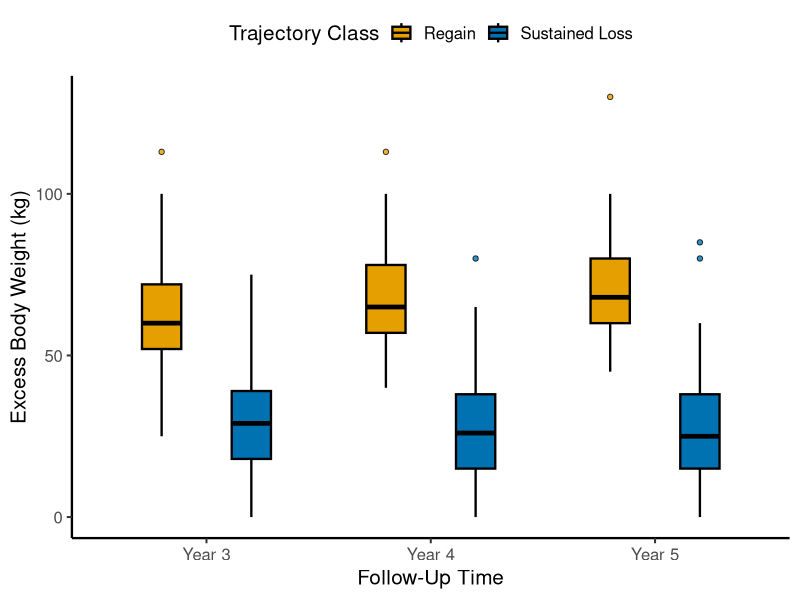

Source code (R):
library(ggplot2)

df = read.csv("data_ebw_cohort.csv", stringsAsFactors = FALSE)

outlier_rows = do.call(rbind, lapply(seq_len(nrow(df)), function(i) {
  outs = df$outliers[i]
  if (is.na(outs) || outs == "") return(NULL)
  vals = as.numeric(strsplit(outs, ";")[[1]])
  data.frame(time = df$time[i], class = as.character(df$class[i]), value = vals)
}))

df$class = as.character(df$class)
df$time_f = factor(df$time)
colors = c("1" = "#E69F00", "2" = "#0072B2")

dodge_width = 0.8
x_levels = levels(df$time_f)
offsets = c("1" = -dodge_width / 4, "2" = dodge_width / 4)
outlier_rows$x_pos = as.numeric(factor(as.character(outlier_rows$time), levels = x_levels)) +
  offsets[as.character(outlier_rows$class)]
outlier_rows$fill_col = colors[as.character(outlier_rows$class)]

p = ggplot(df, aes(x = time_f, fill = class, group = interaction(time_f, class))) +
  geom_boxplot(
    aes(ymin = ymin, lower = lower, middle = middle, upper = upper, ymax = ymax),
    stat = "identity",
    position = position_dodge(width = dodge_width),
    width = 0.35, linewidth = 0.8, color = "black", outlier.shape = NA
  ) +
  geom_point(
    data = outlier_rows,
    aes(x = x_pos, y = value),
    fill = outlier_rows$fill_col,
    size = 1.5, alpha = 0.8, shape = 21, color = "black", inherit.aes = FALSE
  ) +
  scale_fill_manual(values = colors, name = "Trajectory Class",
                    labels = c("1" = "Regain", "2" = "Sustained Loss")) +
  scale_x_discrete(labels = c("3" = "Year 3", "4" = "Year 4", "5" = "Year 5")) +
  scale_y_continuous(breaks = c(0, 50, 100)) +
  labs(
    x = "Follow-Up Time",
    y = "Excess Body Weight (kg)"
  ) +
  theme_classic(base_size = 15) +
  theme(
    legend.position = "top",
    axis.line = element_line(linewidth = 0.8)
  )

ggsave("figs2_ebw_cohort.png", p, width = 5, height = 4, dpi = 800, bg = "white")
